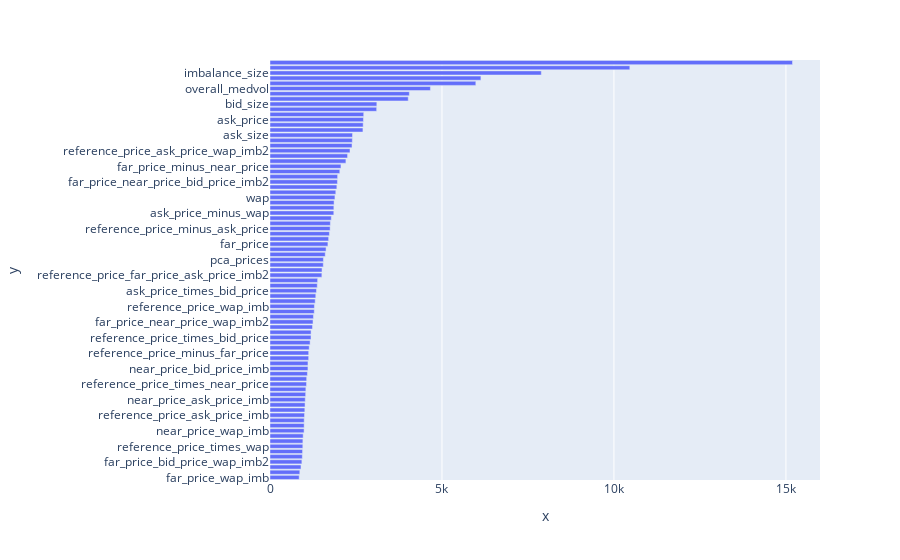

Notebook cell for this chart:
### Code cell
feat_imp = pd.Series(m.feature_importances_, index=X.columns).sort_values()
print('Columns with poor contribution', feat_imp[feat_imp<100].index)
fig = px.bar(x=feat_imp, y=feat_imp.index, orientation='h')
fig.show()

### Figure 1 — Plotly figure (JSON) as saved in the notebook; plotly's stock layout.template omitted (floating-point values rounded to 4 significant figures)
{"data": [{"alignmentgroup": "True", "hovertemplate": "x=%{x}<br>y=%{y}<extra></extra>", "legendgroup": "", "marker": {"color": "#636efa", "pattern": {"shape": ""}}, "name": "", "offsetgroup": "", "orientation": "h", "showlegend": false, "textposition": "auto", "type": "bar", "x": [848, 867, 901, 927, 940, 947, 954, 956, 964, 991, 993, 994, 1004, 1013, 1019, 1025, 1037, 1043, 1062, 1066, 1088, 1103, 1104, 1124, 1125, 1140, 1166, 1192, 1194, 1236, 1251, 1263, 1287, 1291, 1314, 1331, 1351, 1374, 1385, 1508, 1513, 1549, 1553, 1606, 1630, 1684, 1705, 1727, 1748, 1755, 1782, 1855, 1857, 1863, 1888, 1913, 1944, 1961, 1966, 2029, 2063, 2207, 2255, 2326, 2385, 2394, 2399, 2702, 2709, 2717, 2725, 3101, 3106, 4019, 4051, 4664, 5984, 6132, 7888, 10461, 15191], "xaxis": "x", "y": ["far_price_wap_imb", "far_price_times_wap", "ask_price_wap_imb", "far_price_bid_price_wap_imb2", "reference_price_near_price_wap_imb2", "reference_price_far_price_wap_imb2", "reference_price_times_wap", "reference_price_times_far_price", "bid_price_wap_imb", "near_price_wap_imb", "far_price_times_ask_price", "near_price_times_bid_price", "reference_price_ask_price_imb", "far_price_times_bid_price", "far_price_ask_price_wap_imb2", "near_price_ask_price_imb", "far_price_minus_bid_price", "ask_price_bid_price_wap_imb2", "reference_price_times_near_price", "bid_x_size", "far_price_minus_ask_price", "near_price_bid_price_imb", "ask_x_size", "reference_price_bid_price_imb", "reference_price_minus_far_price", "near_price_minus_wap", "near_price_bid_price_wap_imb2", "reference_price_times_bid_price", "bid_price_times_wap", "far_price_ask_price_bid_price_imb2", "far_price_near_price_wap_imb2", "near_price_ask_price_wap_imb2", "near_price_times_ask_price", "reference_price_wap_imb", "reference_price_times_ask_price", "far_price_times_near_price", "ask_price_times_bid_price", "near_price_minus_ask_price", "ask_price_times_wap", "reference_price_far_price_ask_price_imb2", "ask_price_minus_bid_price", "near_price_minus_bid_price", "pca_prices", "reference_price_far_price_bid_price_imb2", "near_price_ask_price_bid_price_imb2", "far_price", "far_price_near_price_ask_price_imb2", "near_price", "reference_price_minus_ask_price", "reference_price_near_price_ask_price_imb2", "bid_price_minus_wap", "ask_price_minus_wap", "reference_price_minus_wap", "imb_s1", "wap", "reference_price_bid_price_wap_imb2", "reference_price_near_price_bid_price_imb2", "far_price_near_price_bid_price_imb2", "reference_price_minus_bid_price", "ask_minus_bid", "far_price_minus_near_price", "reference_price_far_price_near_price_imb2", "reference_price", "reference_price_ask_price_wap_imb2", "bid_price_over_ask_price", "imbalance_buy_sell_flag", "ask_size", "reference_price_ask_price_bid_price_imb2", "bid_plus_ask_sizes", "ask_price", "bid_price", "first5min_medvol", "bid_size", "imb_s2", "last5min_medvol", "overall_medvol", "imbalance_ratio", "stock_id", "imbalance_size", "matched_size", "seconds_in_bucket"], "yaxis": "y"}], "layout": {"barmode": "relative", "legend": {"tracegroupgap": 0}, "margin": {"t": 60}, "xaxis": {"anchor": "y", "domain": [0, 1], "title": {"text": "x"}}, "yaxis": {"anchor": "x", "domain": [0, 1], "title": {"text": "y"}}}}
